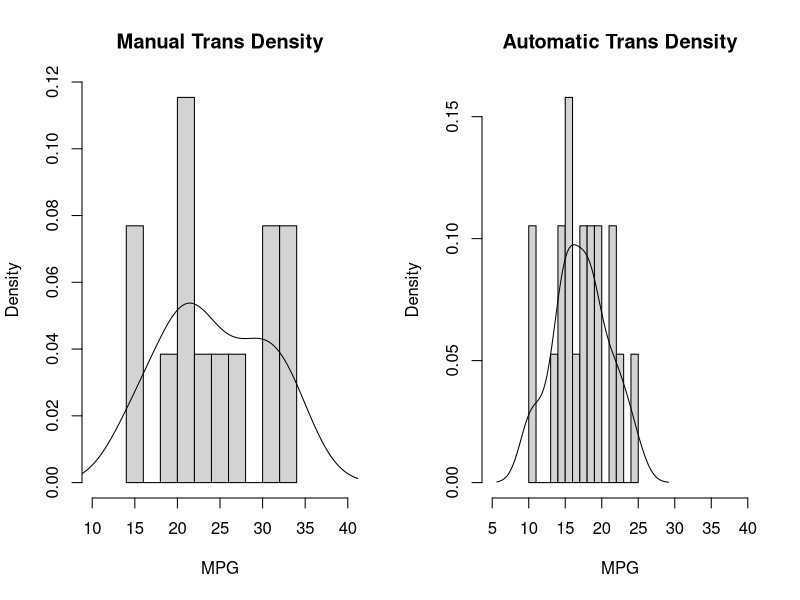
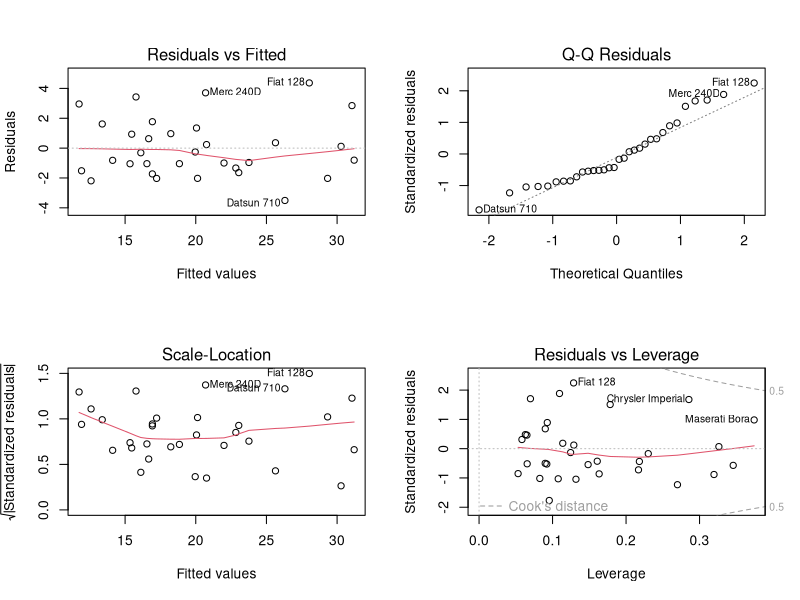

Generate these figures, in order, with R:
## ---- chunk 1
library(datasets)
data(mtcars)

##factorizing variables
mtcars$am <-factor(mtcars$am,
                   labels=c("automatic","manual"))
mtcars$vs <-factor(mtcars$vs,
                   labels=c("V","S"))

mpg.manual <- mtcars$mpg[mtcars$am=="manual"]
mpg.auto <- mtcars$mpg[mtcars$am=="automatic"]
## determine mean
mean.manual <- mean(mpg.manual)
sd.manual <- sd(mpg.manual)

mean.auto <- mean(mpg.auto)
sd.auto <- sd(mpg.auto)

## determine variance
var.manual <- var(mtcars$mpg[mtcars$am=="manual"])
var.auto <- var(mtcars$mpg[mtcars$am=="automatic"])

## test for normality
shapiro.manual <- shapiro.test(mpg.manual)
shapiro.auto <- shapiro.test(mpg.auto)

## ---- chunk 2
example.model <- lm(mpg~am, data=mtcars)
am.t.test <- t.test(mtcars$mpg~mtcars$am)
## ---- chunk 3
fit <- lm(mpg~., data=mtcars)
model.step <- step(fit)
best.step.model <- summary(model.step)$call
## ---- chunk 4
best.step.model
## ---- chunk 5
am.wt <- summary(lm(formula = mpg ~ wt + qsec + am + am:wt, data = mtcars))$coef[5,4]
am.qsec <- summary(lm(formula = mpg ~ wt + qsec + am + am:qsec, data = mtcars))$coef[5,4]
qsec.wt <- summary(lm(formula = mpg ~ wt + qsec + am + qsec:wt, data = mtcars))$coef[5,4]
best.fit.model <- lm(formula = mpg ~ wt + qsec + am + am:wt, data = mtcars)
## ---- chunk 6
anova(example.model,best.fit.model)
## ---- chunk 7
auto.e <- round(summary(lm(formula = mpg ~ wt + qsec + am + am:wt, data = mtcars))$coef[1,1], digits=2)

manual.e <- round(summary(lm(formula = mpg ~ wt + qsec + am + am:wt, data = mtcars))$coef[4,1], digits=2)

net.e <- manual.e-auto.e

## ---- chunk 8
str(mtcars)
## ---- chunk 9
par(mfrow=c(1,2))
##manual histogram
n.man <- NROW(mtcars$am[mtcars$am=="manual"])
hist(mtcars$mpg[mtcars$am=="manual"],
     breaks=n.man,
     xlim = c(10,40),
     xlab="MPG",
     prob=TRUE,
     main="Manual Trans Density")
lines(density(mtcars$mpg[mtcars$am=="manual"]))  

#auto histogram
n.auto <- NROW(mtcars$am[mtcars$am=="automatic"])
hist(mtcars$mpg[mtcars$am=="automatic"],
     breaks=n.auto,
     xlim = c(5,40),
     xlab="MPG",
     prob=TRUE,
     main="Automatic Trans Density")
lines(density(mtcars$mpg[mtcars$am=="automatic"]))
## ---- chunk 10
fit.example <- lm(formula = mpg ~ am, data = mtcars)
summary(fit.example)
## ---- chunk 11
summary(model.step)
## ---- chunk 12
am.wt <- summary(lm(formula = mpg ~ wt + qsec + am + am:wt, data = mtcars))$coef[5,4]
am.qsec <- summary(lm(formula = mpg ~ wt + qsec + am + am:qsec, data = mtcars))$coef[5,4]
qsec.wt <- summary(lm(formula = mpg ~ wt + qsec + am + qsec:wt, data = mtcars))$coef[5,4]
best.fit.model <- lm(formula = mpg ~ wt + qsec + am + am:wt, data = mtcars)
interaction <- c("am.wt","am.qsec","qsec.wt")
inter.coef <- c(am.wt, am.qsec,qsec.wt)
data.frame(interaction, inter.coef)
## ---- chunk 13
summary(best.fit.model)
 
par(mfrow=c(2,2))
plot(best.fit.model)

